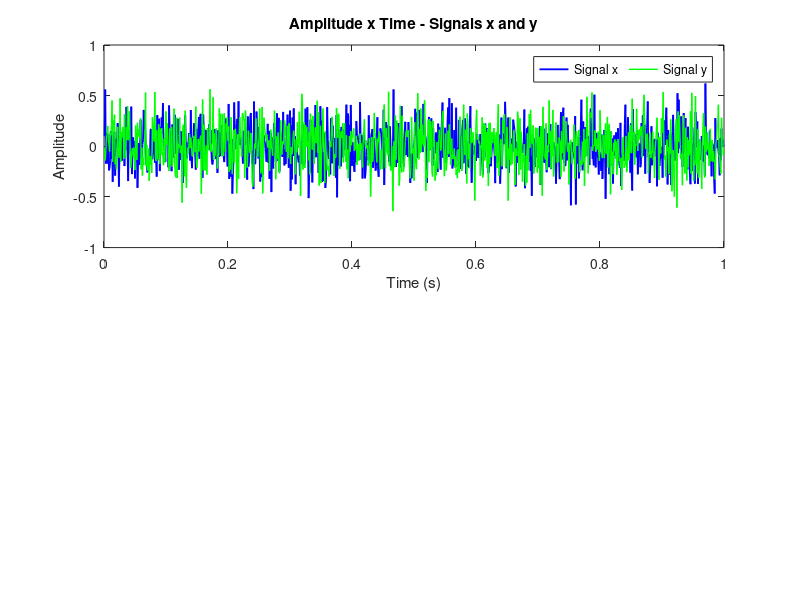

This chart was generated by the following MATLAB code: (Note: this script raises an error after producing the figure.)
%%  Part 2:  Compute the cross covariance (by hand) and apply to noisy data.

%   First, generate two noisy signals.
dt = 0.001;                     %The sampling interval.
t = (dt:dt:1);                  %Time axis.
x = 0.2*randn(1,length(t));     %Signal x.
y = 0.2*randn(1,length(t));     %Signal y.

%   Plot the two signals 
figure(1);
subplot(2,1,1);
plot(t, x, 'b', 'DisplayName', 'Signal x', 'linewidth', 1.3);
hold on;
plot(t, y, 'g', 'DisplayName', 'Signal y', 'linewidth', 1);
hold off;
xlabel('Time (s)');
ylabel('Amplitude');
legend('Orientation','horizontal','Box','on','Location','northeast');
title('Amplitude x Time - Signals x and y');

%  Computing the cross-variance
[rxy, lag] = my_cc_circ_shift(x, y);

%   And plot the results
subplot(2,1,2);
plot(lag, rxy, 'b', 'linewidth', 1.3)
xlabel('Lags (ms)'); 
ylabel('Cross-covariance');
title('Cross-covariance between signals x and y (r_{xy})');
saveas(gcf, 'q4_fig1.png');

%% Part 2 - Modified

% Cross-covariance of x and y using the built-in function xcorr()
[cxy, lags_cxy] = (xcorr(x - mean(x), y - mean(y))); % cross-covariance
N = length(t); % num of samples
cxy = cxy ./( (N) ); % normalization - eliminate the bias of the num of samples

% Plot of cross-crovariance with 'my_cc_circ_shift.m'
figure(2);
subplot(2,1,1);
plot(lag, rxy, 'b', 'linewidth', 1.3)
xlabel('Lags (ms)'); 
ylabel('Cross-covariance');
title('Cross-covariance between signals x and y (r_{xy})');

% Plot of cross-covariance with 'xcorr()'
subplot(2,1,2);
plot(lags_cxy, cxy, 'b', 'linewidth', 1.3);
xlabel('Lags (ms)');
ylabel('Cross-covariance');
title('Cross-covariance (c_{xy}) with xcorr()');
saveas(gcf, 'q4_fig2.png');
